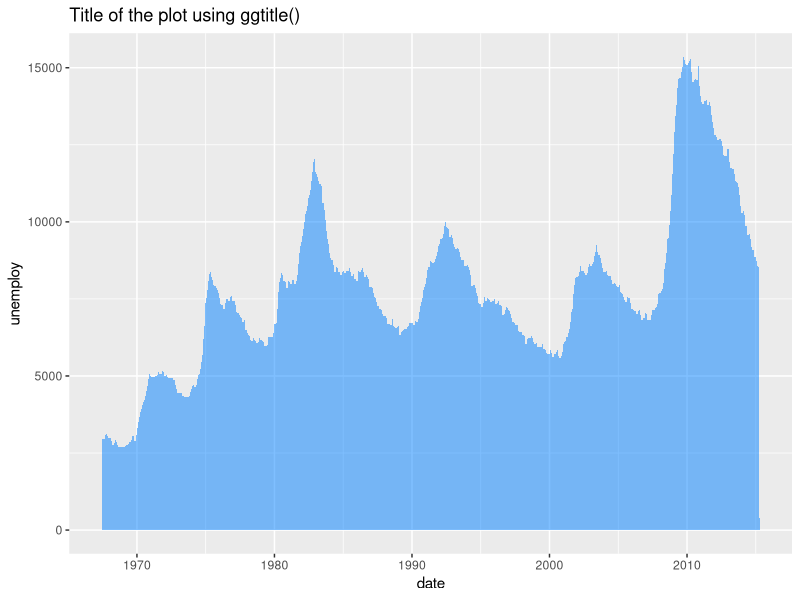
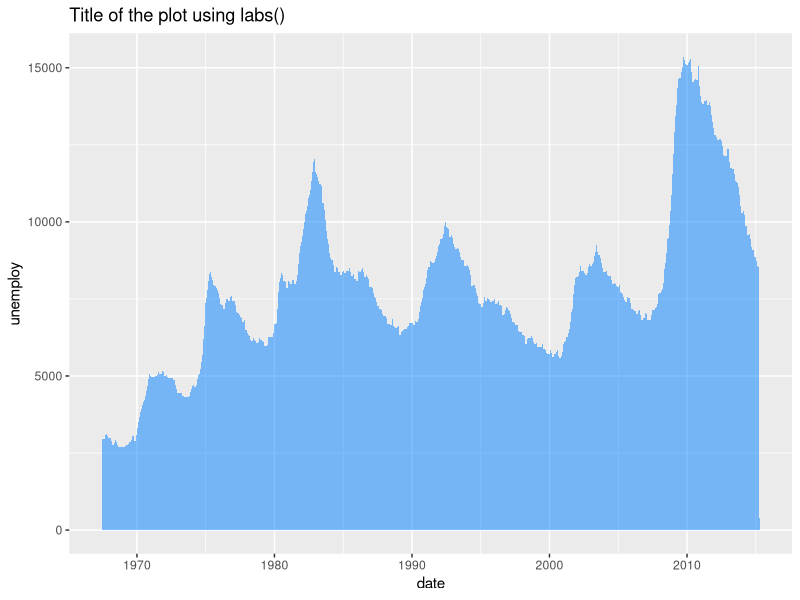
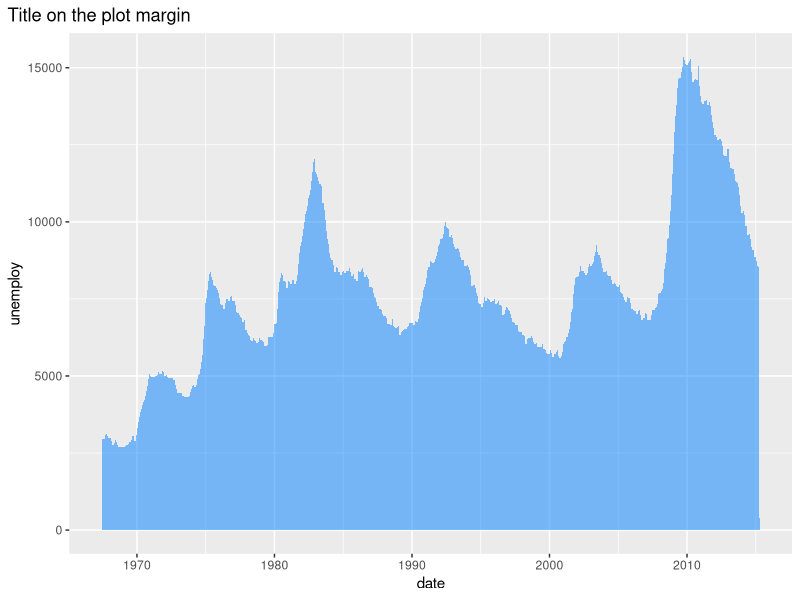
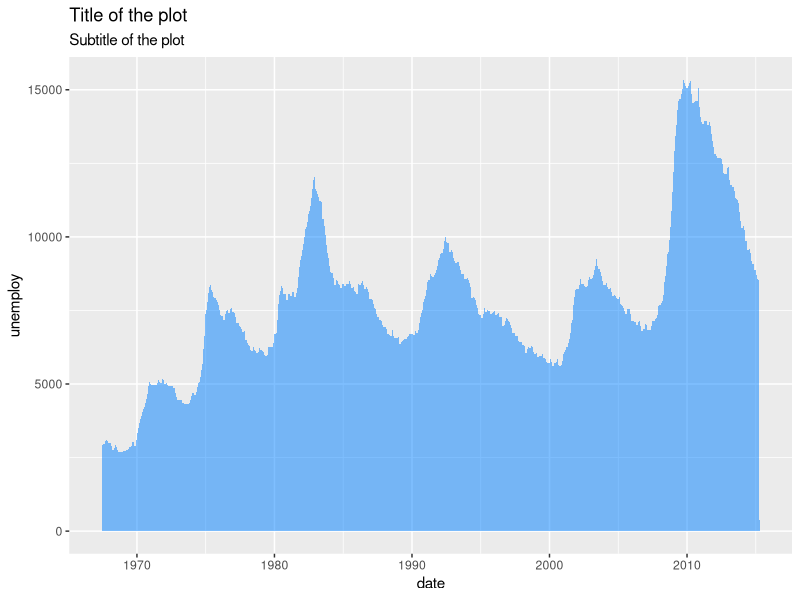
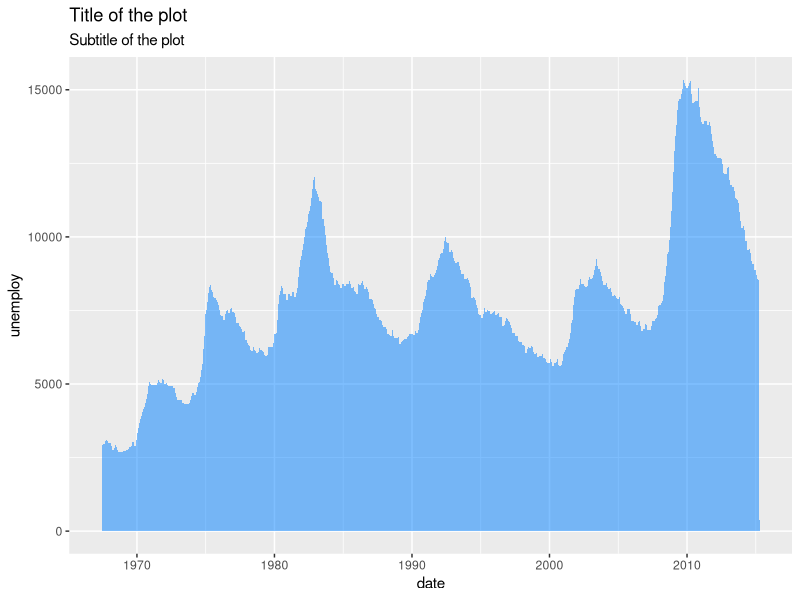
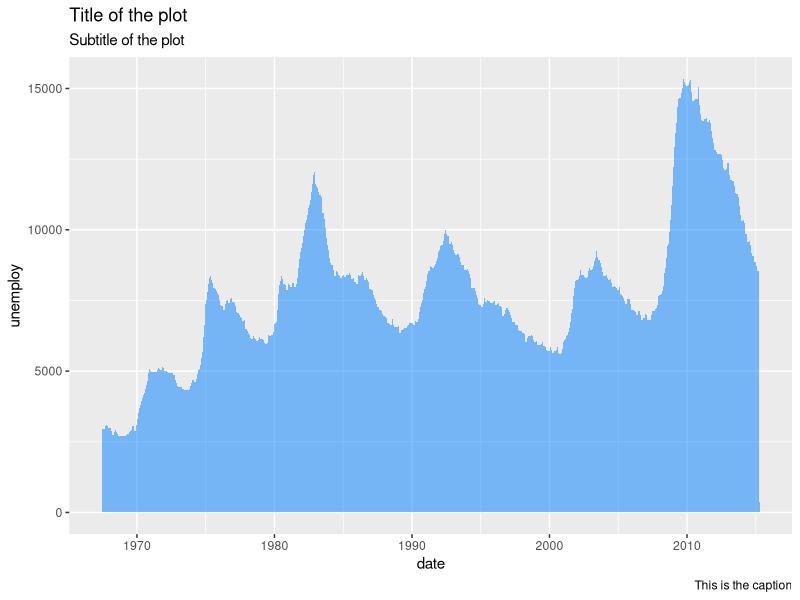
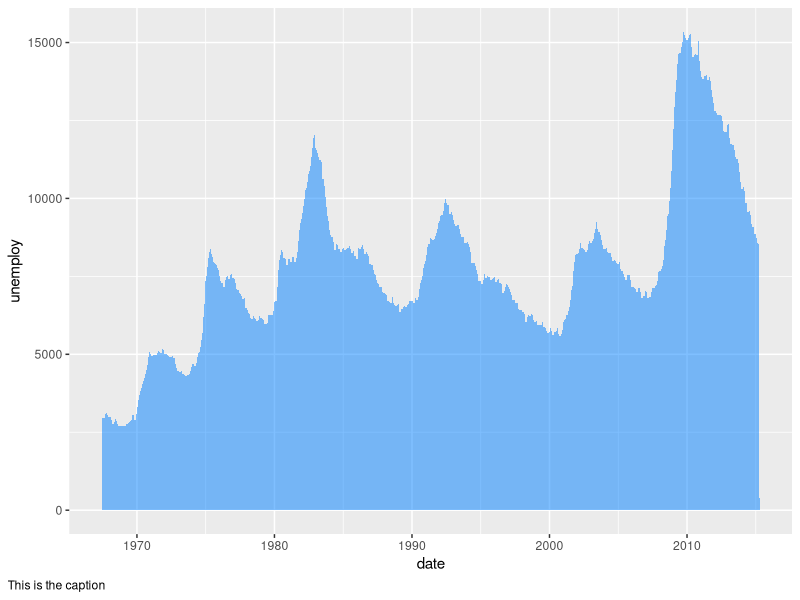
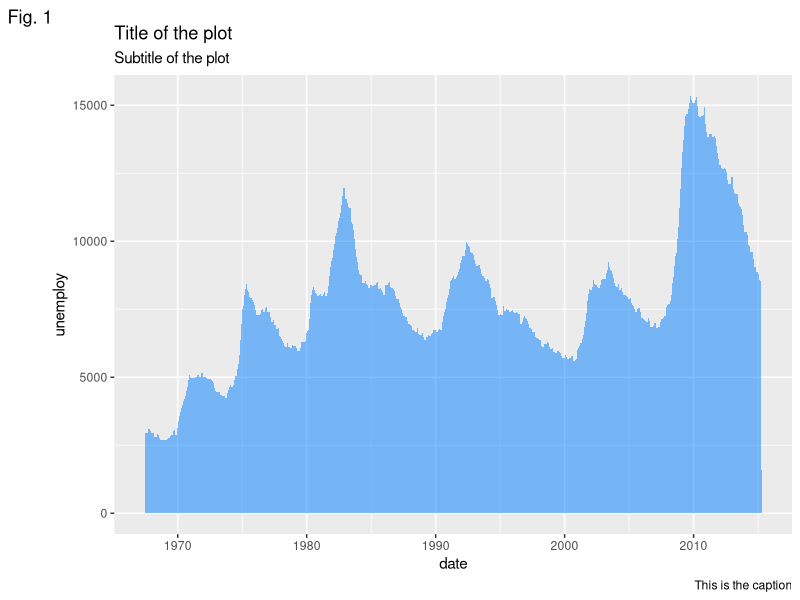

Write the R code that produced these figures, in order. (Note: this script raises an error after producing the figures.)
## ---- chunk 1
library(ggplot2)

ggplot(economics, aes(date, unemploy)) +
  geom_area(fill = rgb(0, 0.5, 1, alpha = 0.5)) + 
  ggtitle("Title of the plot using ggtitle()") 
## ---- chunk 2
# install.packages(ggplot2)
library(ggplot2)

ggplot(economics, aes(date, unemploy)) +
  geom_area(fill = rgb(0, 0.5, 1, alpha = 0.5)) + 
  labs(title = "Title of the plot using labs()") 
## ---- chunk 3
# install.packages(ggplot2)
library(ggplot2)

ggplot(economics, aes(date, unemploy)) +
  geom_area(fill = rgb(0, 0.5, 1, alpha = 0.5)) + 
  labs(title = "Title on the plot margin") + 
  theme(plot.title.position = "plot") 
## ---- chunk 4
# install.packages(ggplot2)
library(ggplot2)

ggplot(economics, aes(date, unemploy)) +
  geom_area(fill = rgb(0, 0.5, 1, alpha = 0.5)) +  
  ggtitle("Title of the plot",
          subtitle = "Subtitle of the plot") 
## ---- chunk 5
# install.packages(ggplot2)
library(ggplot2)

ggplot(economics, aes(date, unemploy)) +
  geom_area(fill = rgb(0, 0.5, 1, alpha = 0.5)) + 
  labs(title = "Title of the plot",
       subtitle = "Subtitle of the plot") 
## ---- chunk 6
# install.packages(ggplot2)
library(ggplot2)

ggplot(economics, aes(date, unemploy)) +
  geom_area(fill = rgb(0, 0.5, 1, alpha = 0.5)) + 
  labs(title = "Title of the plot",
       subtitle = "Subtitle of the plot",
       caption = "This is the caption") 
## ---- chunk 7
# install.packages(ggplot2)
library(ggplot2)

ggplot(economics, aes(date, unemploy)) +
  geom_area(fill = rgb(0, 0.5, 1, alpha = 0.5)) + 
  labs(caption = "This is the caption") +
  theme(plot.caption.position = "plot",
        plot.caption = element_text(hjust = 0)) 
## ---- chunk 8
# install.packages(ggplot2)
library(ggplot2)

ggplot(economics, aes(date, unemploy)) +
  geom_area(fill = rgb(0, 0.5, 1, alpha = 0.5)) + 
  labs(title = "Title of the plot",
       subtitle = "Subtitle of the plot",
       caption = "This is the caption",
       tag = "Fig. 1") 
## ---- chunk 9
# install.packages(ggplot2)
library(ggplot2)

ggplot(economics, aes(date, unemploy)) +
  geom_area(fill = rgb(0, 0.5, 1, alpha = 0.5)) + 
  labs(tag = "Fig. 1") +
  theme(plot.tag.position = "bottomright") 
## ---- chunk 10
# install.packages(ggplot2)
library(ggplot2)

ggplot(economics, aes(date, unemploy)) +
  geom_area(fill = rgb(0, 0.5, 1, alpha = 0.5)) + 
  labs(title = "Title of the plot",
       subtitle = "Subtitle of the plot",
       caption = "This is the caption",
       tag = "Fig. 1") + 
  theme(plot.title = element_text(family = "serif",              # Font family
                                  face = "bold",                 # Font face
                                  color = 4,                     # Font color
                                  size = 15,                     # Font size
                                  hjust = 1,                     # Horizontal adjustment
                                  vjust = 1,                     # Vertical adjustment
                                  angle = -10,                   # Font angle
                                  lineheight = 1,                # Line spacing
                                  margin = margin(20, 0, 0, 0)), # Margins (t, r, b, l)
        plot.subtitle = element_text(hjust = 0),                 # Subtitle customization
        plot.caption = element_text(hjust = 0.25),               # Caption customization
        plot.tag = element_text(face = "italic"),                # Tag customization
        plot.title.position = "plot",                            # Title and subtitle position ("plot" or "panel")
        plot.caption.position = "panel",                         # Caption position ("plot" or "panel")
        plot.tag.position = "top")                               # Tag position 

## ---- chunk 11
# install.packages("ggplot2")
library(ggplot2)

# install.packages("maps")
library(maps)

df <- data.frame(x = state.center$x, y = state.center$y,
                 state = state.name)

p <- ggplot(df, aes(x = x, y = y)) + 
       geom_polygon(data = map_data("state"),
                    color = "white",
                    aes(x = long, y = lat,
                        fill = map_data("state")$region,
                        group = group)) +
       guides(fill = FALSE)
p
## ---- chunk 12
p + 
  geom_text(aes(x = -115, y = 25,
                label = "Map of the United States"),
            stat = "unique") 
## ---- chunk 13
p + 
  geom_text(aes(x = -115, y = 25,
                label = "Map of the United States"),
            stat = "unique",
            size = 5, color = "red") 
## ---- chunk 14
p + 
  geom_text(aes(label = state))
## ---- chunk 15
p + 
  geom_label(aes(x = -115, y = 25,
                label = "Map of the United States"),
            stat = "unique") 
## ---- chunk 16
p + 
  geom_label(aes(x = -115, y = 25,
                label = "Map of the United States"),
            stat = "unique",
            size = 5, color = "red", fill = "green") 
## ---- chunk 17
p + 
  geom_label(aes(label = state))
## ---- chunk 18
# install.packages("ggrepel")
library(ggrepel)

p + 
  geom_text_repel(aes(label = state))
## ---- chunk 19
# install.packages("ggrepel")
library(ggrepel)

p + 
  geom_label_repel(aes(label = state))
## ---- chunk 20
# install.packages("ggtext")
library(ggtext)

lab <- "*Map* of <span style = 'color:red'>USA</span>"
p + 
  geom_richtext(aes(x = -115, y = 25,
                    label = lab)) 
 
## ---- chunk 21
# install.packages("ggtext")
library(ggtext)

lab <- "*Map* of <span style = 'color:red'>USA</span>"
p + 
  geom_richtext(aes(x = -115, y = 27,
                    label = lab),
                angle = 25) 
## ---- chunk 22
library(ggplot2)

# Sample data
set.seed(123)
x <- 1:220
y <- x + rnorm(220, sd = 50)

df <- data.frame(x = x, y = y)

# Plot
ggplot(data = df, aes(x = x, y = y)) + 
  geom_point()
## ---- chunk 23
library(ggplot2)

ggplot(data = mtcars, aes(x = mpg, y = cyl))+ 
  geom_point() + 
  theme(panel.background = element_rect(fill = "#67c9ff")) 
## ---- chunk 24
library(ggplot2)

ggplot(data = df, aes(x = x, y = y)) + 
  geom_point() + 
  theme_bw() + 
  theme(panel.border = element_rect(fill = "transparent", # Needed to add the border
                                    color = 4,            # Color of the border
                                    size = 2))            # Border width 
## ---- chunk 25
library(ggplot2)

ggplot(data = df, aes(x = x, y = y)) + 
  geom_point() + 
  theme_bw() + 
  theme(panel.background = element_rect(color = 4, # Color of the border
                                        size = 2)) # Border width 
## ---- chunk 26
library(ggplot2)

ggplot(data = mtcars, aes(x = mpg, y = cyl))+ 
  geom_point() + 
  theme(plot.background = element_rect(fill = "gray86")) # Background color of the plot 
## ---- chunk 27
library(ggplot2)

ggplot(data = df, aes(x = x, y = y)) + 
  geom_point() + 
  theme(plot.background = element_rect(color = "black", # Border color
                                       size = 2))       # Border width 
 
## ---- chunk 28
library(ggplot2)

ggplot(data = df, aes(x = x, y = y)) + 
  geom_point() + 
  theme_dark() 
## ---- chunk 29
library(ggplot2)
ggplot(data = mtcars, aes(x = hp, y = mpg))+ 
  geom_point()
## ---- chunk 30
library(ggplot2)

ggplot(data = mtcars, aes(x = hp, y = mpg)) + 
  geom_point() + 
  theme(panel.grid = element_line(color = "#8ccde3",
                                  size = 0.75,
                                  linetype = 2)) 
 
## ---- chunk 31
library(ggplot2)

ggplot(data = mtcars, aes(x = hp, y = mpg)) + 
  geom_point() + 
  theme(panel.grid.major = element_line(color = "red",
                                        size = 0.5,
                                        linetype = 2)) 
## ---- chunk 32
library(ggplot2)

ggplot(data = mtcars, aes(x = hp, y = mpg)) + 
  geom_point() + 
  theme(panel.grid.major.x = element_line(color = "red",
                                          size = 0.5,
                                          linetype = 2)) 
## ---- chunk 33
library(ggplot2)

ggplot(data = mtcars, aes(x = hp, y = mpg)) + 
  geom_point() + 
  theme(panel.grid.major.y = element_line(color = "red",
                                          size = 0.5,
                                          linetype = 2)) 
## ---- chunk 34
library(ggplot2)

ggplot(data = mtcars, aes(x = hp, y = mpg)) + 
  geom_point() + 
  theme(panel.grid.minor = element_line(color = 2,
                                        size = 0.25,
                                        linetype = 1)) 
## ---- chunk 35
library(ggplot2)

ggplot(data = mtcars, aes(x = hp, y = mpg)) + 
  geom_point() + 
  theme(panel.grid.minor.x = element_line(color = 2,
                                          size = 0.25,
                                          linetype = 1)) 
## ---- chunk 36
library(ggplot2)

ggplot(data = mtcars, aes(x = hp, y = mpg)) + 
  geom_point() + 
  theme(panel.grid.minor.y = element_line(color = 2,
                                          size = 0.25,
                                          linetype = 1)) 
## ---- chunk 37
library(ggplot2)

ggplot(data = mtcars, aes(x = hp, y = mpg)) + 
  geom_point() + 
  scale_y_continuous(breaks = seq(10, 35, by = 1)) 
## ---- chunk 38
library(ggplot2)

ggplot(data = mtcars, aes(x = hp, y = mpg)) + 
  geom_point() + 
  scale_x_continuous(breaks = seq(50, 350, by = 25)) 
## ---- chunk 39
library(ggplot2)

ggplot(data = mtcars, aes(x = hp, y = mpg)) + 
  geom_point() + 
  scale_x_continuous(breaks = seq(50, 350, by = 25),
                     minor_breaks = seq(50, 350, 10)) 
## ---- chunk 40
library(ggplot2)

ggplot(data = mtcars, aes(x = hp, y = mpg)) + 
  geom_point() + 
  scale_x_continuous(n.breaks = 20) 
## ---- chunk 41
library(ggplot2)

ggplot(data = mtcars, aes(x = hp, y = mpg)) + 
  geom_point() + 
  theme(panel.grid = element_blank()) 
## ---- chunk 42
library(ggplot2)

ggplot(data = mtcars, aes(x = hp, y = mpg)) + 
  geom_point() + 
  theme(panel.grid.major = element_blank()) 
## ---- chunk 43
library(ggplot2)

ggplot(data = mtcars, aes(x = hp, y = mpg)) + 
  geom_point() + 
  theme(panel.grid.minor = element_blank()) 
## ---- chunk 44
library(ggplot2)

ggplot() +
  stat_function(fun = dnorm, geom = "density",
                xlim = c(-4, 4),
                fill = rgb(0, 0, 1, 0.1)) + 
  theme(plot.background = element_rect(color = 1,
                                       size = 1))
## ---- chunk 45
library(ggplot2)

ggplot() +
  stat_function(fun = dnorm, geom = "density",
                xlim = c(-4, 4),
                fill = rgb(0, 0, 1, 0.1)) + 
  theme(plot.background = element_rect(color = 1,
                                       size = 1),
        plot.margin = margin(t = 20,  # Top margin
                             r = 50,  # Right margin
                             b = 40,  # Bottom margin
                             l = 10)) # Left margin 
## ---- chunk 46
library(ggplot2)

ggplot() +
  stat_function(fun = dnorm, geom = "density",
                xlim = c(-4, 4),
                fill = rgb(0, 0, 1, 0.1)) + 
  theme(plot.background = element_rect(color = 1,
                                       size = 1),
        plot.margin = margin(t = 1,  # Top margin
                             r = 1,  # Right margin
                             b = 3,  # Bottom margin
                             l = 2,  # Left margin
                             unit = "cm"))  
## ---- chunk 47
library(ggplot2)

ggplot() +
  stat_function(fun = dnorm, geom = "density",
                xlim = c(-4, 4),
                fill = rgb(0, 0, 1, 0.1)) + 
  theme(plot.background = element_rect(color = 1,
                                       size = 1),
        plot.margin = margin(t = 0,  # Top margin
                             r = 0,  # Right margin
                             b = 0,  # Bottom margin
                             l = 0)) # Left margin 
## ---- chunk 48
# Data
set.seed(1)
df <- data.frame(x = c(rnorm(300, -3, 1.5),
                       rnorm(300, 0, 1)),
                 group = c(rep("A", 300),
                           rep("B", 300)))
## ---- chunk 49
# install.packages("ggplot2")
library(ggplot2)
                 
ggplot(df, aes(x = x, color = group)) +
  geom_density(alpha = 0.5) 
## ---- chunk 50
# install.packages("ggplot2")
library(ggplot2)

# Data
x <- runif(200)
y <- 3 * x ^ 2 + rnorm(length(x), sd = 2.5)
group <- ifelse(x < 0.5, "A", "B")
df2 <- data.frame(x = x, y = y, group = group)

ggplot(df2, aes(x = x, y = y, color = group)) +
  geom_point() 
## ---- chunk 51
# install.packages("ggplot2")
library(ggplot2)

# Data
x <- runif(200)
y <- 3 * x ^ 2 + rnorm(length(x), sd = 2.5)
group <- ifelse(x < 0.5, "A", "B")
df2 <- data.frame(x = x, y = y)

ggplot(df2, aes(x = x, y = y, alpha = y)) +
  geom_point(colour = 4) 
## ---- chunk 52
# install.packages("ggplot2")
library(ggplot2)
                 
ggplot(df, aes(x = x, fill = group)) +
  geom_density(alpha = 0.5) 
## ---- chunk 53
# install.packages("ggplot2")
library(ggplot2)
                 
ggplot(df, aes(x = x, fill = group, color = group)) +
  geom_density(alpha = 0.5) 
## ---- chunk 54
# install.packages("ggplot2")
library(ggplot2)

ggplot(df, aes(x = x, fill = group)) +
  geom_density(alpha = 0.5) +
  guides(fill = guide_legend(title = "Title")) 
## ---- chunk 55
# install.packages("ggplot2")
library(ggplot2)
                 
ggplot(df, aes(x = x, fill = group)) +
  geom_density(alpha = 0.5) +
  labs(fill = "Title") 
## ---- chunk 56
# install.packages("ggplot2")
library(ggplot2)
                 
ggplot(df, aes(x = x, fill = group)) +
  geom_density(alpha = 0.5) +
  scale_fill_discrete(name = "Title") 
## ---- chunk 57
# install.packages("ggplot2")
library(ggplot2)
                 
ggplot(df, aes(x = x, fill = group)) +
  geom_density(alpha = 0.5) +
  theme(legend.title = element_blank()) 
## ---- chunk 58
# install.packages("ggplot2")
library(ggplot2)
                 
ggplot(df, aes(x = x, fill = group)) +
  geom_density(alpha = 0.5) +
  scale_fill_hue(labels = c("G1", "G2")) 
## ---- chunk 59
# install.packages("ggplot2")
library(ggplot2)

# Create a new variable with other levels
df$group2 <- factor(df$group,
                    levels = c("B", "A"))
                 
ggplot(df, aes(x = x, fill = group2)) +
  geom_density(alpha = 0.5) 
## ---- chunk 60
# install.packages("ggplot2")
library(ggplot2)
                 
ggplot(df, aes(x = x, fill = group)) +
  geom_density(alpha = 0.5) +
  theme(legend.position = "top") 
## ---- chunk 61
# install.packages("ggplot2")
library(ggplot2)
                 
ggplot(df, aes(x = x, fill = group)) +
  geom_density(alpha = 0.5) +
  theme(legend.position = "left") 
## ---- chunk 62
# install.packages("ggplot2")
library(ggplot2)
                 
ggplot(df, aes(x = x, fill = group)) +
  geom_density(alpha = 0.5) +
  theme(legend.position = "bottom") 
## ---- chunk 63
# install.packages("ggplot2")
library(ggplot2)
                 
ggplot(df, aes(x = x, fill = group)) +
  geom_density(alpha = 0.5) +
  theme(legend.position = c(0.2, 0.8),
        legend.background = element_rect(fill = "white")) 
## ---- chunk 64
# install.packages("ggplot2")
library(ggplot2)
                 
ggplot(df, aes(x = x, fill = group)) +
  geom_density(alpha = 0.5) +
  theme(legend.title = element_text(family = "Roboto",
                                    color = "blue", 
                                    size = 10,
                                    face = 2))
## ---- chunk 65
# install.packages("ggplot2")
library(ggplot2)
                 
ggplot(df, aes(x = x, fill = group)) +
  geom_density(alpha = 0.5) +
  theme(legend.background = element_rect(fill = "lightblue", # Background
                                         colour = 1))        # Border 
## ---- chunk 66
# install.packages("ggplot2")
library(ggplot2)
                 
ggplot(df, aes(x = x, fill = group)) +
  geom_density(alpha = 0.5) +
  theme(legend.key.size = unit(1, units = "cm")) 
## ---- chunk 67
# install.packages("ggplot2")
library(ggplot2)
                 
ggplot(df, aes(x = x, fill = group)) +
  geom_density(alpha = 0.5) +
  theme(legend.position = "none") 
## ---- chunk 68
# install.packages("ggplot2")
library(ggplot2)
                 
ggplot(df, aes(x = x, fill = group, color = group)) +
  geom_density(alpha = 0.5) +
  guides(fill = "none") 
## ---- chunk 69
# install.packages("ggplot2")
library(ggplot2)

# Data
set.seed(1)
df <- data.frame(x = rnorm(100),
                 y = rnorm(100))

ggplot(df, aes(x = x, y = y)) +
  geom_point() +
  geom_vline(xintercept = 0,
             linetype = 2,
             color = 2) 
## ---- chunk 70
# install.packages("ggplot2")
library(ggplot2)

# Data
set.seed(1)
df <- data.frame(x = rnorm(100),
                 y = rnorm(100))

ggplot(df, aes(x = x, y = y)) +
  geom_point() +
  geom_vline(xintercept = -1:1,
             linetype = 1,
             color = 2:4) 
## ---- chunk 71
# install.packages("ggplot2")
library(ggplot2)

# Data
set.seed(1)
df <- data.frame(x = rnorm(100),
                 y = rnorm(100))

ggplot(df, aes(x = x, y = y)) +
  geom_point() +
  geom_hline(yintercept = -1:1,
             linetype = 3,
             color = 4,
             lwd = 1) 

## ---- chunk 72
# install.packages("ggplot2")
library(ggplot2)

# Data
set.seed(1)
df <- data.frame(x = rnorm(100),
                 y = rnorm(100))

ggplot(df, aes(x = x, y = y)) +
  geom_point() +
  geom_abline(intercept = 0,
              slope = 1) 

## ---- chunk 73
# install.packages("ggplot2")
library(ggplot2)

# Data
set.seed(1)
df <- data.frame(x = rnorm(100),
                 y = rnorm(100))

ggplot(df, aes(x = x, y = y)) +
  geom_point() +
  geom_segment(x = -1, y = 0,
               xend = 1, yend = 1,
               color = 2) 
## ---- chunk 74
# install.packages("ggplot2")
library(ggplot2)

# Data
set.seed(1)
df <- data.frame(x = rnorm(100),
                 y = rnorm(100))

ggplot(df, aes(x = x, y = y)) +
  geom_point() +
  geom_segment(x = -2, y = 1,
               xend = 1, yend = -1,
               color = 2,
               arrow = arrow()) 
## ---- chunk 75
# install.packages("ggplot2")
library(ggplot2)

# Data
set.seed(1)
df <- data.frame(x = rnorm(100),
                 y = rnorm(100))

ggplot(df, aes(x = x, y = y)) +
  geom_point() +
  geom_curve(x = -2, y = 1,
             xend = 1, yend = -1,
             color = 4) 
## ---- chunk 76
# install.packages("ggplot2")
library(ggplot2)

# Data
set.seed(1)
df <- data.frame(x = rnorm(100),
                 y = rnorm(100))

ggplot(df, aes(x = x, y = y)) +
  geom_point() +
  geom_curve(x = -2, y = 1,
             xend = 1, yend = -1,
             color = 4,
             curvature = -0.2) # Level of curvature 
## ---- chunk 77
# install.packages("ggplot2")
library(ggplot2)

# Data
set.seed(1)
df <- data.frame(x = rnorm(100),
                 y = rnorm(100))

ggplot(df, aes(x = x, y = y)) +
  geom_point() +
  geom_curve(x = -2, y = 1,
             xend = 1, yend = -1,
             color = 2,
             arrow = arrow()) 
## ---- chunk 78
# install.packages("ggplot2")
library(ggplot2)

# Data simulation
set.seed(4)
x <- runif(500)
y <- 4 * x ^ 2 + rnorm(length(x), sd = 5)
group <- ifelse(x < 0.4, "G1", ifelse(x < 0.6, "G2", ifelse(x < 0.8, "G3", "G4")))
x <- x + runif(length(x), -0.5, 0.5)

# Data frame
df <- data.frame(x = x, y = y, group = group)

# Scatter plot by group
ggplot(df, aes(x = x, y = y, color = group)) +
  geom_point()
## ---- chunk 79
# install.packages("ggplot2")
library(ggplot2)

# Data simulation
set.seed(4)
x <- runif(500)
y <- 4 * x ^ 2 + rnorm(length(x), sd = 5)
group <- ifelse(x < 0.4, "G1", ifelse(x < 0.6, "G2", ifelse(x < 0.8, "G3", "G4")))
x <- x + runif(length(x), -0.5, 0.5)

# Data frame
df <- data.frame(x = x, y = y, group = group)

# Ribbon of plots
ggplot(df, aes(x = x, y = y, color = group)) +
  geom_point(show.legend = FALSE) +
  facet_wrap(~group) 
## ---- chunk 80
# install.packages("ggplot2")
library(ggplot2)

# Data simulation
set.seed(4)
x <- runif(500)
y <- 4 * x ^ 2 + rnorm(length(x), sd = 5)
group <- ifelse(x < 0.4, "G1", ifelse(x < 0.6, "G2", ifelse(x < 0.8, "G3", "G4")))
x <- x + runif(length(x), -0.5, 0.5)

# Data frame
df <- data.frame(x = x, y = y, group = group)

# Ribbon of plots (2 columns)
ggplot(df, aes(x = x, y = y, color = group)) +
  geom_point(show.legend = FALSE) +
  facet_wrap(~group, nrow = 1) # Or ncol= 4 
## ---- chunk 81
# install.packages("ggplot2")
library(ggplot2)

# Data simulation
set.seed(4)
x <- runif(500)
y <- 4 * x ^ 2 + rnorm(length(x), sd = 5)
group <- ifelse(x < 0.4, "G1", ifelse(x < 0.6, "G2", ifelse(x < 0.8, "G3", "G4")))
x <- x + runif(length(x), -0.5, 0.5)

# Data frame
df <- data.frame(x = x, y = y, group = group)

# Ribbon of plots
ggplot(df, aes(x = x, y = y, color = group)) +
  geom_point(show.legend = FALSE) +
  facet_wrap(~group, scales = "free") 
## ---- chunk 82
# install.packages("ggplot2")
library(ggplot2)

# Data simulation
set.seed(4)
x <- runif(500)
y <- 4 * x ^ 2 + rnorm(length(x), sd = 5)
group <- ifelse(x < 0.4, "G1", ifelse(x < 0.6, "G2", ifelse(x < 0.8, "G3", "G4")))
x <- x + runif(length(x), -0.5, 0.5)

# Data frame
df <- data.frame(x = x, y = y, group = group)

# Vertical ribbon of plots
ggplot(df, aes(x = x, y = y, color = group)) +
  geom_point(show.legend = FALSE) +
  facet_wrap(~group, dir = "v") 
## ---- chunk 83
# install.packages("ggplot2")
library(ggplot2)

# Data simulation
set.seed(4)
x <- runif(500)
y <- 4 * x ^ 2 + rnorm(length(x), sd = 5)
group <- ifelse(x < 0.4, "G1", ifelse(x < 0.6, "G2", ifelse(x < 0.8, "G3", "G4")))
x <- x + runif(length(x), -0.5, 0.5)

# Data frame
df <- data.frame(x = x, y = y, group = group)

# Ribbon of plots
ggplot(df, aes(x = x, y = y, color = group)) +
  geom_point(show.legend = FALSE) +
  facet_wrap(~group, strip.position = "bottom") 
## ---- chunk 84
# install.packages("ggplot2")
library(ggplot2)

# Data simulation
set.seed(4)
x <- runif(500)
y <- 4 * x ^ 2 + rnorm(length(x), sd = 5)
group <- ifelse(x < 0.4, "G1", ifelse(x < 0.6, "G2", ifelse(x < 0.8, "G3", "G4")))
x <- x + runif(length(x), -0.5, 0.5)

# Data frame
df <- data.frame(x = x, y = y, group = group)

# Ribbon of plots
ggplot(df, aes(x = x, y = y, color = group)) +
  geom_point(data = transform(df, group = NULL), colour = "grey85") +
  geom_point(show.legend = FALSE) +
  facet_wrap(~group, strip.position = "bottom") 
## ---- chunk 85
# install.packages("ggplot2")
library(ggplot2)

# Data simulation
set.seed(4)
x <- runif(500)
y <- 4 * x ^ 2 + rnorm(length(x), sd = 5)
group1 <- ifelse(x < 0.4, "G1", ifelse(x < 0.6, "G2", ifelse(x < 0.8, "G3", "G4")))
group2 <- ifelse(y < 0.5, "A", "B")
x <- x + runif(length(x), -0.5, 0.5)

# Data frame
df <- data.frame(x = x, y = y, group1 = group1, group2 = group2)

# Matrix of plots
ggplot(df, aes(x = x, y = y, color = group1)) +
  geom_point(show.legend = FALSE) +
  facet_grid(group1 ~ group2) # Or facet_grid(rows = vars(group1), cols = vars(group2))  
## ---- chunk 86
# install.packages("ggplot2")
library(ggplot2)

# Data simulation
set.seed(4)
x <- runif(500)
y <- 4 * x ^ 2 + rnorm(length(x), sd = 5)
group1 <- ifelse(x < 0.4, "G1", ifelse(x < 0.6, "G2", ifelse(x < 0.8, "G3", "G4")))
group2 <- ifelse(y < 0.5, "A", "B")
x <- x + runif(length(x), -0.5, 0.5)

# Data frame
df <- data.frame(x = x, y = y, group1 = group1, group2 = group2)

# Matrix of plots
ggplot(df, aes(x = x, y = y, color = group1)) +
  geom_point(show.legend = FALSE) +
  facet_grid(group1 ~ group2, scales = "free") 
## ---- chunk 87
# install.packages("ggplot2")
library(ggplot2)

# Data simulation
set.seed(4)
x <- runif(500)
y <- 4 * x ^ 2 + rnorm(length(x), sd = 5)
group1 <- ifelse(x < 0.4, "G1", ifelse(x < 0.6, "G2", ifelse(x < 0.8, "G3", "G4")))
group2 <- ifelse(y < 0.5, "A", "B")
x <- x + runif(length(x), -0.5, 0.5)

# Data frame
df <- data.frame(x = x, y = y, group1 = group1, group2 = group2)

# Matrix of plots
ggplot(df, aes(x = x, y = y, color = group1)) +
  geom_point(show.legend = FALSE) +
  facet_grid(group1 ~ group2, space = "free_x") 
## ---- chunk 88
# install.packages("ggplot2")
library(ggplot2)

# Data simulation
set.seed(4)
x <- runif(500)
y <- 4 * x ^ 2 + rnorm(length(x), sd = 5)
group <- ifelse(x < 0.4, "G1", ifelse(x < 0.6, "G2", ifelse(x < 0.8, "G3", "G4")))
x <- x + runif(length(x), -0.5, 0.5)

# Data frame
df <- data.frame(x = x, y = y, group = group)

# Ribbon of plots
ggplot(df, aes(x = x, y = y, color = group)) +
  geom_point(show.legend = FALSE) +
  facet_wrap(~group) +
  theme(strip.text = element_text(face = "bold", color = "white", hjust = 0, size = 15),
        strip.background = element_rect(fill = "dodgerblue3", linetype = "solid",
                                        color = "black", linewidth = 1)) 
## ---- chunk 89
library(ggplot2)

# Data simulation
set.seed(4)
x <- runif(500)
y <- 4 * x ^ 2 + rnorm(length(x), sd = 5)
group1 <- ifelse(x < 0.4, "G1", ifelse(x < 0.6, "G2", ifelse(x < 0.8, "G3", "G4")))
group2 <- ifelse(y < 0.5, "A", "B")
x <- x + runif(length(x), -0.5, 0.5)

# Data frame
df <- data.frame(x = x, y = y, group1 = group1, group2 = group2)

# Ribbon of plots
ggplot(df, aes(x = x, y = y,)) +
  geom_point(show.legend = FALSE) +
  facet_grid(group1 ~ group2) +
  theme(strip.text.x = element_text(face = "bold", color = "white", hjust = 1, size = 15),
        strip.text.y = element_text(face = "bold", color = "white", hjust = 0, size = 15),
        strip.background.x = element_rect(fill = "dodgerblue3", linetype = "solid",
                                          color = "black", linewidth = 1),
        strip.background.y = element_rect(fill = "firebrick2", linetype = "solid",
                                          color = "gray30", linewidth = 1)) 
## ---- chunk 90
# install.packages("ggplot2")
library(ggplot2)

# Data simulation
set.seed(4)
x <- runif(500)
y <- 4 * x ^ 2 + rnorm(length(x), sd = 5)
group <- ifelse(x < 0.4, "G1", ifelse(x < 0.6, "G2", ifelse(x < 0.8, "G3", "G4")))
x <- x + runif(length(x), -0.5, 0.5)

# Data frame
df <- data.frame(x = x, y = y, group = group)

# Ribbon of plots
ggplot(df, aes(x = x, y = y, color = group)) +
  geom_point(show.legend = FALSE) +
  facet_wrap(~group) +
  theme(strip.text = element_text(size = 15),
        strip.background = element_blank()) 
## ---- chunk 91
# install.packages("ggplot2")
library(ggplot2)

# Data simulation
set.seed(4)
x <- runif(500)
y <- 4 * x ^ 2 + rnorm(length(x), sd = 5)
group <- ifelse(x < 0.4, "G1", ifelse(x < 0.6, "G2", ifelse(x < 0.8, "G3", "G4")))
x <- x + runif(length(x), -0.5, 0.5)

# Data frame
df <- data.frame(x = x, y = y, group = group)

# Ribbon of plots
ggplot(df, aes(x = x, y = y, color = group)) +
  geom_point(show.legend = FALSE) +
  facet_wrap(~group) +
  theme(panel.spacing = unit(0, 'points')) 
## ---- chunk 92
library(ggplot2)

# Data simulation
set.seed(4)
x <- runif(500)
y <- 4 * x ^ 2 + rnorm(length(x), sd = 5)
group <- ifelse(x < 0.4, "G1", ifelse(x < 0.6, "G2", ifelse(x < 0.8, "G3", "G4")))
x <- x + runif(length(x), -0.5, 0.5)

# Data frame
df <- data.frame(x = x, y = y, group = group)

# Ribbon of plots
ggplot(df, aes(x = x, y = y, color = group)) +
  geom_point(show.legend = FALSE) +
  facet_wrap(~group) +
  theme(panel.border = element_rect(fill = "transparent", # Needed to add the border
                                    color = "black", linewidth = 1.5)) 
## ---- chunk 93
# install.packages("ggplot2")
library(ggplot2)

# Data
set.seed(4)
df <- data.frame(x = rnorm(200),
                 y = rnorm(200))

p <- ggplot(df, aes(x = x, y = y)) +
  geom_point() +
  geom_smooth()

p
## ---- chunk 94
# install.packages("ggplot2")
library(ggplot2)

# Data
set.seed(4)
df <- data.frame(x = rnorm(200),
                 y = rnorm(200))

p <- ggplot(df, aes(x = x, y = y)) +
  geom_point() +
  geom_smooth()

p + scale_x_continuous(limits = c(-1, 1)) 
## ---- chunk 95
# install.packages("ggplot2")
library(ggplot2)

# Data
set.seed(4)
df <- data.frame(x = rnorm(200),
                 y = rnorm(200))

p <- ggplot(df, aes(x = x, y = y)) +
  geom_point() +
  geom_smooth()

p + coord_cartesian(xlim = c(-1, 1)) 
## ---- chunk 96
# install.packages("ggplot2")
library(ggplot2)

# Data
set.seed(4)
df <- data.frame(x = rnorm(200),
                 y = rnorm(200))

p <- ggplot(df, aes(x = x, y = y)) +
  geom_point() +
  geom_smooth()

p + coord_fixed() 
## ---- chunk 97
# install.packages("ggplot2")
library(ggplot2)

# Data
set.seed(4)
df <- data.frame(x = rnorm(200))

p <- ggplot(df, aes(x = x, y = "")) +
  geom_boxplot()

p
## ---- chunk 98
# install.packages("ggplot2")
library(ggplot2)

# Data
set.seed(4)
df <- data.frame(x = rnorm(200))

p <- ggplot(df, aes(x = x, y = "")) +
  geom_boxplot()

p + coord_flip() 

## ---- chunk 99
# install.packages("ggplot2")
library(ggplot2)

# Data
set.seed(4)
df <- data.frame(x = 1:100,
                 y = 1:100 + rnorm(200, sd = 10))

p <- ggplot(df, aes(x = x, y = y)) +
  geom_point() +
  geom_smooth(method = "lm")

p
## ---- chunk 100
# install.packages("ggplot2")
library(ggplot2)

# Data
set.seed(4)
df <- data.frame(x = 1:100,
                 y = 1:100 + rnorm(200, sd = 10))

p <- ggplot(df, aes(x = x, y = y)) +
  geom_point() +
  geom_smooth(method = "lm")

p + coord_trans(x = "log") 
## ---- chunk 101
# install.packages("ggplot2")
library(ggplot2)

# Data
set.seed(4)
df <- data.frame(x = 1:10,
                 y = sample(1:10))

p <- ggplot(df, aes(x = x, y = y, fill = y)) +
  geom_bar(stat = "identity", color = "white",
           lwd = 1, show.legend = FALSE)

p + coord_polar() 
## ---- chunk 102
# install.packages("ggplot2")
library(ggplot2)

# Data
set.seed(4)
df <- data.frame(x = 1:10,
                 y = sample(1:10))

p <- ggplot(df, aes(x = x, y = y, fill = y)) +
  geom_bar(stat = "identity", color = "white",
           lwd = 1, show.legend = FALSE)

p + coord_polar(theta = "y") 
## ---- chunk 103
# install.packages("ggplot2")
library(ggplot2)
# install.packages("mapproj")

p <- ggplot(map_data("world"),
            aes(long, lat, group = group)) +
      geom_polygon(fill = "white", colour = 1)

p
## ---- chunk 104
# install.packages("ggplot2")
library(ggplot2)
# install.packages("mapproj")

p <- ggplot(map_data("world"),
            aes(long, lat, group = group)) +
      geom_polygon(fill = "white", colour = 1)

p + coord_map(xlim = c(-180, 180))
# p + sf::coord_sf() # Better solution 
## ---- chunk 105
# install.packages("ggplot2")
library(ggplot2)
# install.packages("mapproj")

p <- ggplot(map_data("world"),
            aes(long, lat, group = group)) +
      geom_polygon(fill = "white", colour = 1)

p + coord_map("orthographic") 
## ---- chunk 106
# install.packages("ggplot2")
library(ggplot2)
# install.packages("mapproj")

p <- ggplot(map_data("world"),
            aes(long, lat, group = group)) +
      geom_polygon(fill = "white", colour = 1)

p + coord_map("fisheye",
              n = 4) # Refractive index 
## ---- chunk 107
# install.packages("ggplot2")
library(ggplot2)
# install.packages("mapproj")

p <- ggplot(map_data("world"),
            aes(long, lat, group = group)) +
      geom_polygon(fill = "white", colour = 1)

p + coord_map("sinusoidal") 

## ---- chunk 108
# install.packages("ggplot2")
library(ggplot2)

p <- ggplot(map_data("france"),
            aes(long, lat, group = group)) +
      geom_polygon(fill = "white", colour = 1)

p
## ---- chunk 109
# install.packages("ggplot2")
library(ggplot2)

p <- ggplot(map_data("france"),
            aes(long, lat, group = group)) +
      geom_polygon(fill = "white", colour = 1)

p + coord_quickmap() 
## ---- chunk 110
# install.packages("ggplot2")
library(ggplot2)

# Data simulation
set.seed(5)
x <- runif(100)
df <- data.frame(x = seq_along(x), var = x)

# Box plot
p1 <- ggplot(df, aes(x = "", y = var)) +
  geom_boxplot()

# Density plot
p2 <- ggplot() +
  stat_function(fun = dnorm, geom = "density",
                xlim = c(-3, 3), fill = "white") 

# Line chart
p3 <- ggplot(df, aes(x = x, y = var)) +
  geom_line(color = "gray20")

# Scatter plot
p4 <- ggplot(df, aes(x = x, y = var)) +
  geom_point(color = "gray20")

# View the plots
p1
p2
p3
p4
## ---- chunk 111
# install.packages("ggplot2")
# install.packages("patchwork")
library(ggplot2)
library(patchwork)

# Combine the plots
p1 + p2
## ---- chunk 112
# install.packages("ggplot2")
# install.packages("patchwork")
library(ggplot2)
library(patchwork)

# Combine the plots
p1 + p2 + p3 + p4 +
  plot_layout(ncol = 3) 
## ---- chunk 113
# install.packages("ggplot2")
# install.packages("patchwork")
library(ggplot2)
library(patchwork)

# Custom design (# means empty area)
design <- "
  111
  2#3
  443
"

# Combine the plots with a custom layout
p1 + p2 + p3 + p4 +
  plot_layout(design = design)
## ---- chunk 114
# install.packages("ggplot2")
# install.packages("patchwork")
library(ggplot2)
library(patchwork)

# Combine the plots
wrap_plots(p1, p2, p3, p4, 
           ncol = 2, nrow = 2,
           widths = c(1, 0.5), heights = c(0.5, 1)) 
## ---- chunk 115
# install.packages("ggplot2")
# install.packages("patchwork")
library(ggplot2)
library(patchwork)

# Plots with spaces
p1 + plot_spacer() + plot_spacer() + p3 
## ---- chunk 116
# install.packages("ggplot2")
# install.packages("patchwork")
library(ggplot2)
library(patchwork)

# Combine the plots in rows
p1 | p2

# Equivalent to:
# p1 + p2 + plot_layout(nrow = 1) 
## ---- chunk 117
# install.packages("ggplot2")
# install.packages("patchwork")
library(ggplot2)
library(patchwork)

# Combine the plots as column
p1 / p2

# Equivalent to:
# p1 + p2 + plot_layout(ncol = 1) 
## ---- chunk 118
# install.packages("ggplot2")
# install.packages("patchwork")
library(ggplot2)
library(patchwork)

# Two plots on top and one at the bottom
(p1 | p2) / p3 
## ---- chunk 119
# install.packages("ggplot2")
# install.packages("patchwork")
library(ggplot2)
library(patchwork)

# One plot at the left and two at the right
p1 | (p2 / p3) 
## ---- chunk 120
# install.packages("ggplot2")
# install.packages("patchwork")
library(ggplot2)
library(patchwork)

# Title for the combined plots
p1 + ((p2 | p3) / p4) + 
plot_annotation(title = 'Title for all the plots',
                subtitle = "Subtitle",
                caption = "Caption") 
## ---- chunk 121
# install.packages("ggplot2")
# install.packages("patchwork")
library(ggplot2)
library(patchwork)

# Labels for each plot
p1 + p2 + plot_annotation(tag_levels = "A") 
## ---- chunk 122
# install.packages("ggplot2")
# install.packages("patchwork")
library(ggplot2)
library(patchwork)

# Labels for each plot
p1 + p2 + plot_annotation(tag_levels = "A", tag_prefix = "Plot ") 
## ---- chunk 123
# install.packages("ggplot2")
# install.packages("patchwork")
library(ggplot2)
library(patchwork)

# Add a new layer
p2 + p1 +
  geom_jitter(color = "dodgerblue1")

# Equivalent to:
patch <- p2 + p1
patch + geom_jitter(color = "dodgerblue1") 
## ---- chunk 124
# install.packages("ggplot2")
# install.packages("patchwork")
library(ggplot2)
library(patchwork)

# Add a new layer to the first plot
p2 + theme_bw() + p1

# Equivalent to:
patch <- p2 + p1
patch[[1]] <- patch[[1]] + theme_bw()
patch 
## ---- chunk 125
# install.packages("ggplot2")
# install.packages("patchwork")
library(ggplot2)
library(patchwork)

# Change the theme for all plots
p1 + p2 + p3 + p4 & theme_classic() 
## ---- chunk 126
# install.packages("ggplot2")
# install.packages("patchwork")
library(ggplot2)
library(patchwork)

# ggplot2 and base R
old_par <- par()
par(mar = c(0, 2, 0, 0), bg = NA)
p1 + wrap_elements(panel = ~plot(1:10))
par(old_par) 
## ---- chunk 127
# install.packages("ggplot2")
# install.packages("patchwork")
# install.packages("gridExtra")
library(ggplot2)
library(patchwork)
library(gridExtra)

tab <- t(round(quantile(df$var), 2))

# ggplot2 with table
p1 / tableGrob(tab) 
## ---- chunk 128
# install.packages("ggplot2")
# install.packages("patchwork")
# install.packages("grid")
library(ggplot2)
library(patchwork)
library(grid)

# ggplot2 with text
p1 + textGrob('Text at the right')

# To put the text first use:
# wrap_elements(textGrob('Text at the left')) + p1 
## ---- chunk 129
# install.packages("ggplot2")
# install.packages("cowplot")
library(ggplot2)
library(cowplot)

plot_grid(p1, p2) 
## ---- chunk 130
# install.packages("ggplot2")
# install.packages("cowplot")
library(ggplot2)
library(cowplot)

plot_grid(p1, p2, align = "h") 
## ---- chunk 131
# install.packages("ggplot2")
# install.packages("cowplot")
library(ggplot2)
library(cowplot)

plot_grid(p1, p2, ncol = 1) 
## ---- chunk 132
# install.packages("ggplot2")
# install.packages("cowplot")
library(ggplot2)
library(cowplot)

plot_grid(p1, p2,
          labels = c('A', 'B'), # Or "AUTO" or "auto"
          label_fontfamily = "serif",
          label_fontface = "bold",
          label_colour = "dodgerblue2") 
## ---- chunk 133
# install.packages("ggplot2")
# install.packages("cowplot")
library(ggplot2)
library(cowplot)

# Grid layout with cowplot
plot_grid(p3, plot_grid(p1, p2), ncol = 1) 
## ---- chunk 134
# install.packages("ggplot2")
# install.packages("gridExtra")
library(ggplot2)
library(gridExtra)

# Combine the plots with gridExtra
grid.arrange(p2, p3, p1, p4) 
## ---- chunk 135
# install.packages("ggplot2")
# install.packages("gridExtra")
library(ggplot2)
library(gridExtra)

# Combine the plots
grid.arrange(p4, p3, p2, p1,
             top = "Top label", bottom = "Bottom label", 
             left = "Left label", right = "Right label") 
## ---- chunk 136
# install.packages("ggplot2")
# install.packages("gridExtra")
library(ggplot2)
library(gridExtra)

# Custom layout
layout <- matrix(c(1, 1,
                   2, 3,
                   4, 4), ncol = 2, byrow = TRUE)

grid.arrange(p2, p3, p1, p4,
             layout_matrix = layout) 
